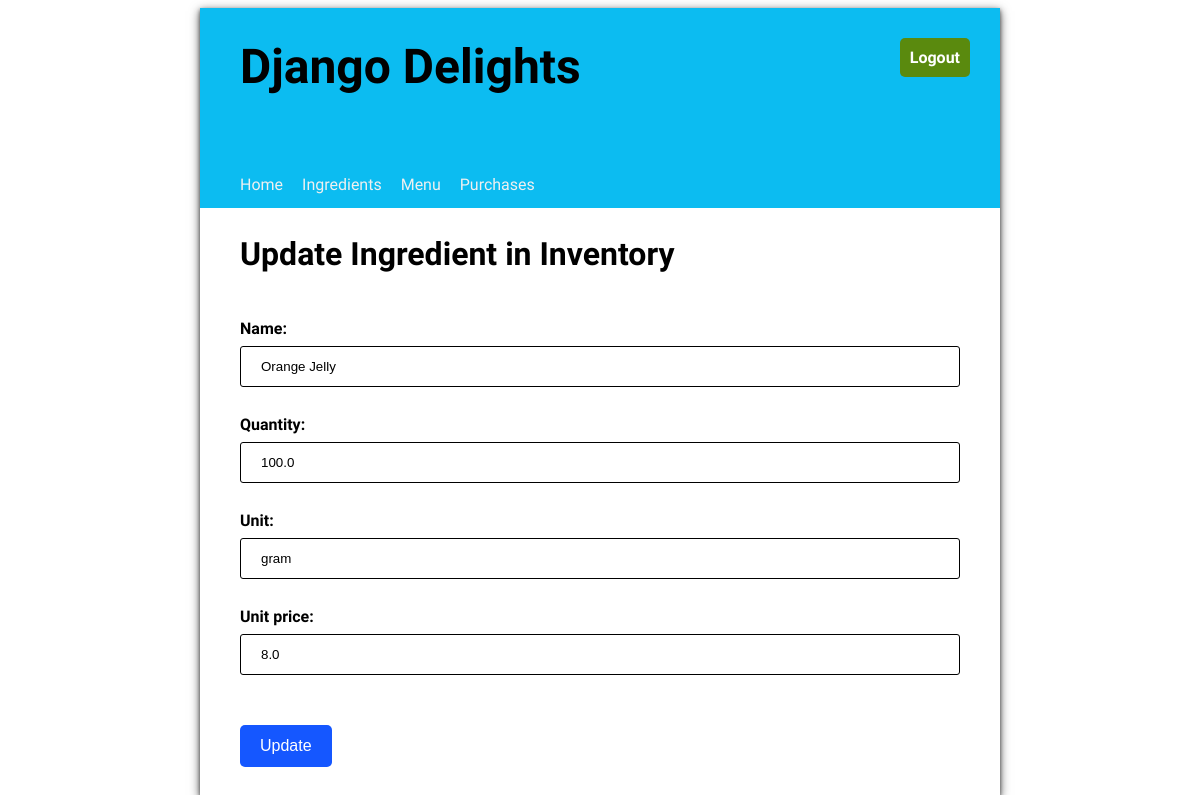
The app's page /ingredient/1/update (signed in) with its own data.
### inventory/models.py (models this page shows, shortened)
class Ingredient(models.Model):
    name = models.CharField(max_length=100)
    quantity = models.FloatField(default=1)
    unit = models.CharField(max_length= 100)
    unit_price = models.FloatField(default = 0.00)

### inventory/views.py (the view)
# urls.py: path("ingredient/<pk>/update", views.UpdateViewIngredient.as_view(), name = "updateingredient")
class UpdateViewIngredient(LoginRequiredMixin, UpdateView):
    model = Ingredient
    template_name = "inventory/update_ingredient.html"
    form_class = UpdateIngredientForm
    success_url = reverse_lazy('ingredientlist')

### inventory/forms.py
class UpdateIngredientForm(forms.ModelForm):
    class Meta:
        model =Ingredient
        fields = "__all__"

### inventory/templates/inventory/update_ingredient.html (shortened to what this page needs)
{% extends 'base.html' %}
{% load static %}
{% block content %}
    <h2>Update Ingredient in Inventory</h2>
    <form method="POST" action="">
        {{ form }}
        <input type="submit" value="Update"/>
    </form>
{% endblock %}

### inventory/static/inventory/style.css (style rules this page uses)
body { font-family: 'Oxygen', sans-serif; }
input, select { width: 100%; padding: 12px 20px; margin: 8px 0; box-sizing: border-box; border: 1px solid black; border-radius: 3px; }
main h2 { font-size: 2em; }
form * { display: block; }
form label { font-size: 1em; font-weight: bold; padding-top: 20px; }
input[type=submit], button { border: 0px; width: 100%; background-color: #1557FF; border-radius: 5px; color: white; margin: 8px 0; padding: 12px 20px; font-size: 1em; margin-top: 50px; }
main form input[type=submit] { width: max-content; }

### records on screen
Ingredient: name "Orange Jelly", quantity "100.0", unit "gram", unit_price "8.0"
